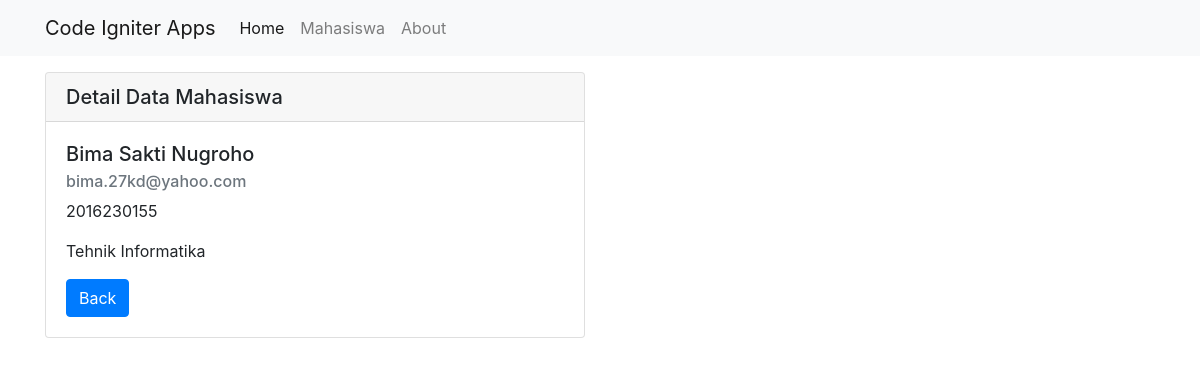
The app's page /mahasiswa/detail/1 with its own data.
### tables this page shows
CREATE TABLE `mahasiswa` (
  `id` int(11) NOT NULL,
  `nama` varchar(100) NOT NULL,
  `nim` varchar(100) NOT NULL,
  `email` varchar(100) NOT NULL,
  `jurusan` varchar(100) NOT NULL
);

### application/controllers/Mahasiswa.php (called while the page is built, shortened)
<?php
class Mahasiswa extends CI_Controller
{
  public function __construct()
  {
    $this->load->model('Mahasiswa_model');
    $this->load->library('form_validation');
  }
  public function detail($id)
  {
    $data['judul'] = 'Detail Data Mahasiswa';
    $data['mhs'] = $this->Mahasiswa_model->getMahasiswaById($id);
    $this->load->view('templates/header', $data);
    $this->load->view('mahasiswa/detail', $data);
    $this->load->view('templates/footer');
  }
}

### index.php (called while the page is built, shortened)
<?php
require_once BASEPATH.'core/CodeIgniter.php';

### application/models/Mahasiswa_model.php (called while the page is built, shortened)
<?php
class Mahasiswa_model extends CI_Model
{
  public function getMahasiswaById($id)
  {
    return $this->db->get_where('mahasiswa', ['id' => $id])->row_array();
  }
}

### application/views/mahasiswa/detail.php (the view)
<div class="container">
  <div class="row mt-3">
    <div class="col-md-6">
      <div class="card">
        <h5 class="card-header">Detail Data Mahasiswa</h5>
        <div class="card-body">
          <h5 class="card-title"><?= $mhs['nama'] ?></h5>
          <h6 class="card-subtitle mb-2 text-muted"><?= $mhs['email'] ?></h6>
          <p class="card-text"><?= $mhs['nim'] ?></p>
          <p class="card-text"><?= $mhs['jurusan'] ?></p>
          <a href="<?= base_url(); ?>mahasiswa" class="btn btn-primary">Back</a>
        </div>
      </div>
    </div>
  </div>
</div>

### records on screen
mahasiswa: nama "Bima Sakti Nugroho", email "bima.27kd@yahoo.com", nim "2016230155", jurusan "Tehnik Informatika"
